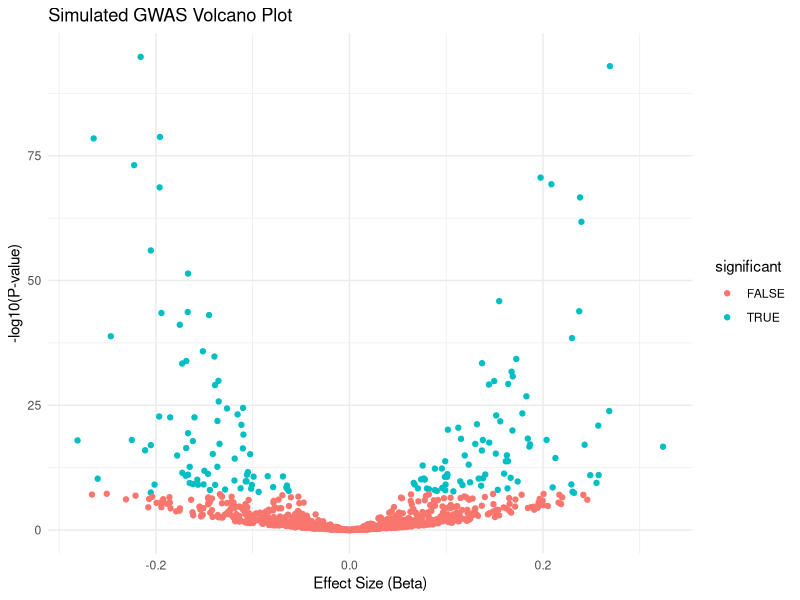
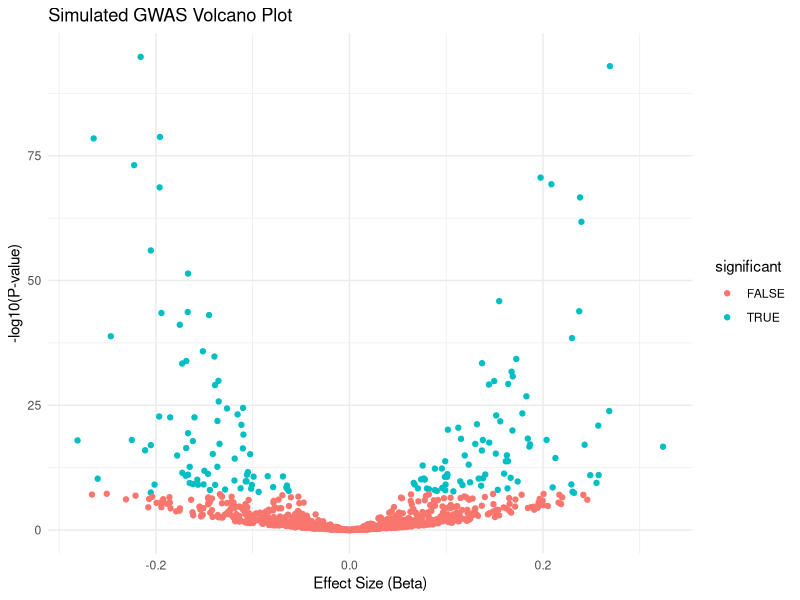

These figures' R source, in order:
# Load necessary libraries
if (!require("ggplot2")) install.packages("ggplot2")
library(ggplot2)

# Set seed for reproducibility
set.seed(123)

# Simulate GWAS summary data
n_snps <- 1000
gwas_data <- data.frame(
  SNP = paste0("rs", 1:n_snps),
  beta = rnorm(n_snps, 0, 0.1),
  se = runif(n_snps, 0.01, 0.05)
)
gwas_data$pval <- 2 * pnorm(-abs(gwas_data$beta / gwas_data$se))

# Save the data as CSV file in your project folder
write.csv(gwas_data, "simulated_gwas_summary_stats.csv", row.names = FALSE)

# Create volcano plot
gwas_data$log_pval <- -log10(gwas_data$pval)
gwas_data$significant <- gwas_data$pval < 5e-8

volcano_plot <- ggplot(gwas_data, aes(x = beta, y = log_pval)) +
  geom_point(aes(color = significant)) +
  labs(title = "Simulated GWAS Volcano Plot", x = "Effect Size (Beta)", y = "-log10(P-value)") +
  theme_minimal()

# Show plot in RStudio Plots panel
print(volcano_plot)

# Save the plot as a PNG file in your project folder
ggsave("gwas_volcano_plot.png", plot = volcano_plot, width = 7, height = 5)

